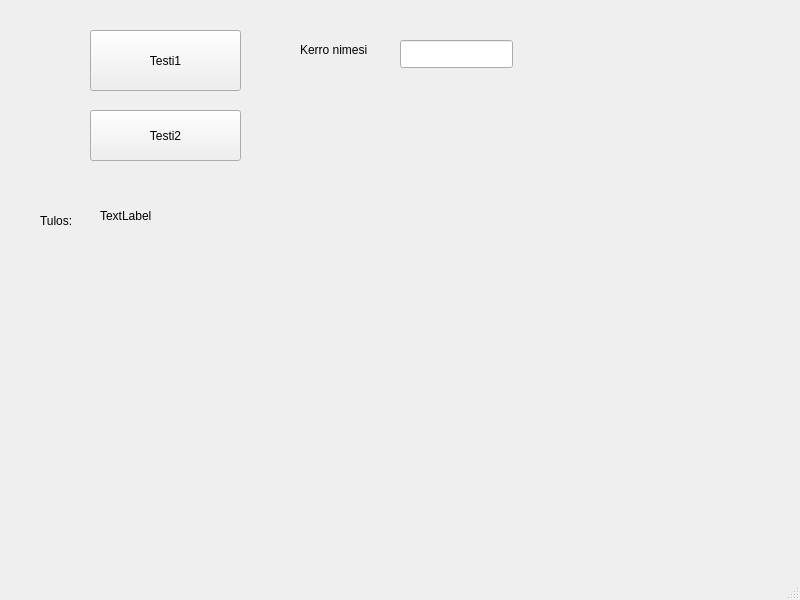
<?xml version="1.0" encoding="UTF-8"?>
<ui version="4.0">
 <class>MainWindow</class>
 <widget class="QMainWindow" name="MainWindow">
  <property name="geometry">
   <rect>
    <x>0</x>
    <y>0</y>
    <width>800</width>
    <height>600</height>
   </rect>
  </property>
  <property name="windowTitle">
   <string>MainWindow</string>
  </property>
  <widget class="QWidget" name="centralwidget">
   <widget class="QPushButton" name="btntesti1">
    <property name="geometry">
     <rect>
      <x>90</x>
      <y>30</y>
      <width>151</width>
      <height>61</height>
     </rect>
    </property>
    <property name="text">
     <string>Testi1</string>
    </property>
   </widget>
   <widget class="QPushButton" name="btntesti2">
    <property name="geometry">
     <rect>
      <x>90</x>
      <y>110</y>
      <width>151</width>
      <height>51</height>
     </rect>
    </property>
    <property name="text">
     <string>Testi2</string>
    </property>
   </widget>
   <widget class="QLabel" name="labelresult">
    <property name="geometry">
     <rect>
      <x>100</x>
      <y>200</y>
      <width>411</width>
      <height>31</height>
     </rect>
    </property>
    <property name="text">
     <string>TextLabel</string>
    </property>
   </widget>
   <widget class="QLabel" name="label_2">
    <property name="geometry">
     <rect>
      <x>40</x>
      <y>210</y>
      <width>51</width>
      <height>21</height>
     </rect>
    </property>
    <property name="text">
     <string>Tulos:</string>
    </property>
   </widget>
   <widget class="QLabel" name="label">
    <property name="geometry">
     <rect>
      <x>300</x>
      <y>40</y>
      <width>111</width>
      <height>20</height>
     </rect>
    </property>
    <property name="text">
     <string>Kerro nimesi</string>
    </property>
   </widget>
   <widget class="QLineEdit" name="textName">
    <property name="geometry">
     <rect>
      <x>400</x>
      <y>40</y>
      <width>113</width>
      <height>28</height>
     </rect>
    </property>
   </widget>
  </widget>
  <widget class="QMenuBar" name="menubar">
   <property name="geometry">
    <rect>
     <x>0</x>
     <y>0</y>
     <width>800</width>
     <height>25</height>
    </rect>
   </property>
  </widget>
  <widget class="QStatusBar" name="statusbar"/>
 </widget>
 <resources/>
 <connections/>
</ui>
